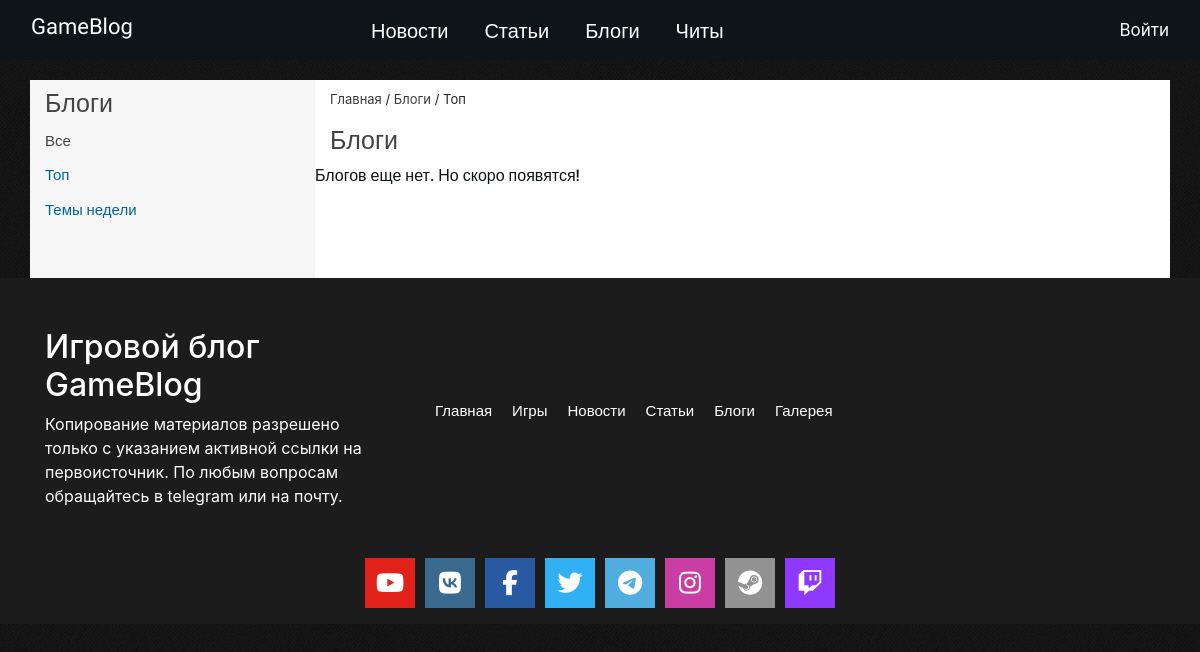
Before: /blogs/category/weeks with the older database file.
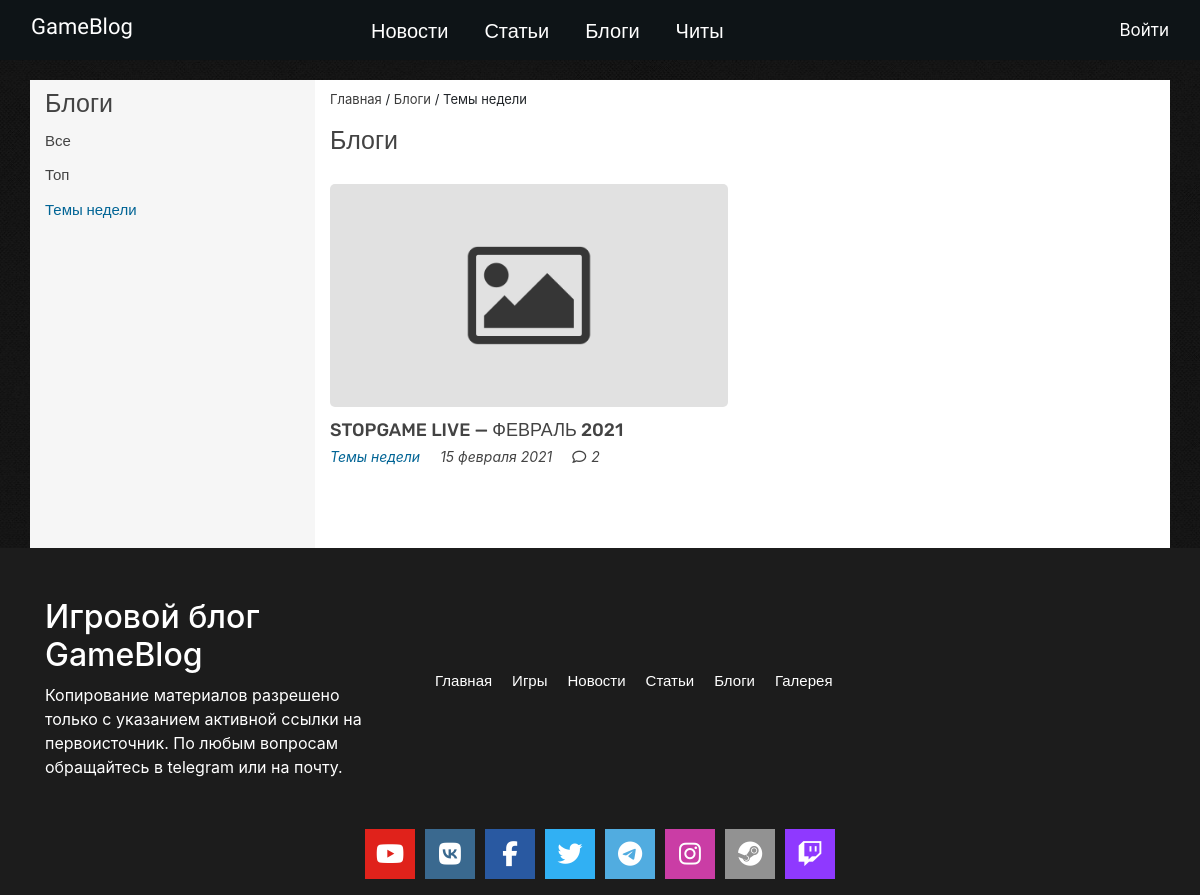
After: the same page with the newer database file.
### tables this page shows
CREATE TABLE `category` (
  `id` int(11) NOT NULL,
  `title` varchar(255) NOT NULL,
  `code` varchar(255) NOT NULL,
  `table_name` varchar(255) NOT NULL
);

CREATE TABLE `blogs` (
  `id` int(11) NOT NULL,
  `cat_id` int(11) NOT NULL,
  `title` varchar(255) NOT NULL,
  `description` text NOT NULL,
  `author` int(11) NOT NULL,
  `date` date NOT NULL,
  `image` varchar(255) NOT NULL,
  `meta_desc` text NOT NULL,
  `meta_keywords` text NOT NULL,
  `showSlider` int(11) NOT NULL DEFAULT 0
);

### public/index.php (called while the page is built, shortened)
<?php
$qStr = $_SERVER['QUERY_STRING'];
spl_autoload_register(function ($className){
    $className = ROOT .'/'. str_replace('\\', '/', $className) . '.php';
});
Router::dispatch($qStr);

### config/db.php (called while the page is built)
<?php
return [
    'dsn' => 'mysql:host=localhost;dbname=gameblog',
    'user' => 'root',
    'password' => 'root'
];

### app/controllers/BlogsController.php (called while the page is built, shortened)
<?php
class BlogsController extends AppController
{
    public function categoryAction()
    {
        $blogs = new Blog();
        if (isset($this->route['code'])) {
            $arrCategory = $blogs->getCategoryByCode($this->route['code']);
            $id = $blogs->getIDCategory(clearStr($this->route['code']));
            $page = isset($_GET['page']) ? (int)$_GET['page'] : 1;
            $perPage = 20;
            $total = $blogs->countByCategory($id);
            if ($total >= $perPage) {
                $pagination = new Pagination($page, $perPage, $total);
                $start = $pagination->getStart();
                $arBlogsCat = $blogs->getCategoryLimit($id, $start, $perPage);
            }
            else {
                $arBlogsCat = $blogs->getRecordsThisCategory($id);
            }
        }
        else {
            header('Location:/blogs');
            die();
        }
        $categoryBlogs = $blogs->getCategory('category', 'blogs');
    }
}

### app/views/Blogs/category.php (the view, shortened to what this page needs)
<div class="container">
    <div class="row main-content-news">
        <div class="col-xs-12 col-sm-12 col-md-3 col-lg-3 sidebar">
            <span class="sidebar-title">Блоги</span>
            <div class="category-news">
                <ul class="category-news-list">
                    <li class="category-news_item"><a href="/blogs">Все</a></li>
                    <? foreach ($arrCategory as $category): ?>
                        <li class="category-news_item"><a href="/blogs/category/<?= $category['code'] ?>"<?=($code == $category['code']) ? 'class="active"' :'';?>><?= $category['title'] ?></a></li>
                    <? endforeach; ?>
                </ul>
            </div>
        </div>
        <div class="col-xs-12 col-sm-12 col-md-9 col-lg-9 article-news-content">
            <div class="block-breadcrumbs">
                <p class="wrapper_p"><a href="/">Главная</a> / <a href="/blogs">Блоги</a> / <?=$breadcrumb;?></p>
            </div>
            <div class="article-news-title">
                <h1>Блоги</h1>
            </div>
            <div class="article-news">
                <div class="row">
                    <? if (!empty($blogs)): ?>
                        <? foreach ($blogs as $blog): ?>
                            <div class="col-xs-12 col-sm-12 col-md-6 col-lg-6 chit-post">
                                <a href="/blogs/detail/<?= $blog['num_id'] ?>">
                                    <? if(file_exists($_SERVER['DOCUMENT_ROOT'].PATH_IMAGE.'/'.$blog['image'])): ?>
                                        <img src="<?=PATH_IMAGE?>/<?=$blog['image']?>" class="chit-post__img" alt="<?=$blog['image']?>">
                                    <? else: ?>
                                        <img src="<?=NO_IMG?>" class="chit-post__img" alt="<?=$blog['image']?>">
                                    <? endif; ?>
                                    <div class="chit-post__name">
                                        <a href="/cheats/detail/<?= $blog['num_id'] ?>"><?= $blog['title'] ?></a>
                                    </div>
                                    <div class="chit-post__info">
                                        <div class="tags"><span><?=$blog['cat_title']?></span></div>
                                        <div class="day"><span><?= $blog['date'] ?></div>
                                        <div class="comments"><span><i class="fa fa-comment-o" aria-hidden="true"></i><?= $blog['comments'] ?></span></div>
                                    </div>
                                </a>
                            </div>
                        <? endforeach; ?>
                    <? else: ?>
                        <span class="no-records">Блогов еще нет. Но скоро появятся!</span>
                    <? endif; ?>
                </div>
            </div>
        </div>
    </div>
</div>

Changed rows visible on the page:
changed category "Топ": code "weeks" → "top" (drawn)
now on this page (row edited): blogs: title "STOPGAME LIVE — ФЕВРАЛЬ 2021", category.title "Темы недели", date "15 февраля 2021", id "2"
Other visible differences:
$breadcrumb: "Топ" → "Темы недели"
text no longer shown: "Блогов еще нет. Но скоро появятся!"
